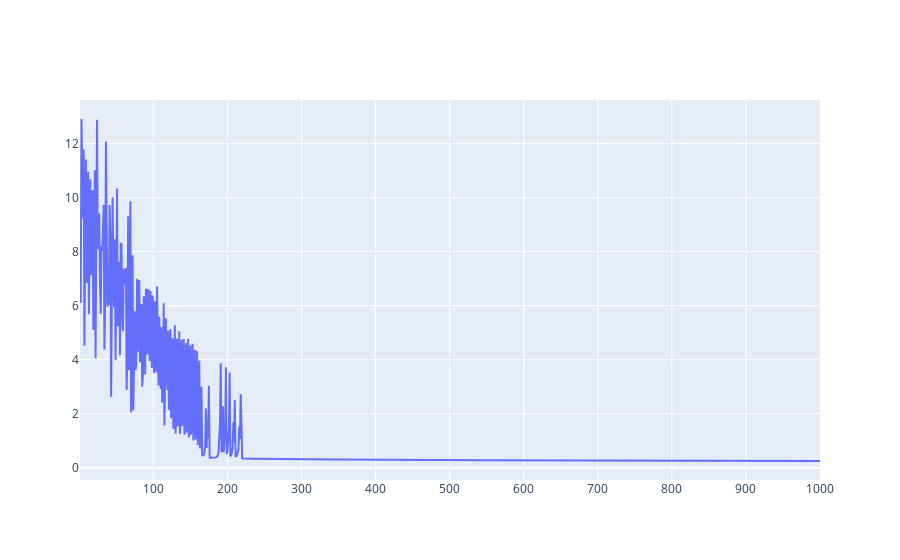

The code cell stored with this chart in its notebook:
### Code cell
losses = pd.DataFrame(sorting_hat.losses)
fig = go.Figure()
fig.add_trace(go.Line(x = losses['step'], y = losses['train_loss']))
fig.show()

### Figure 1 — Plotly figure (JSON) as saved in the notebook; plotly's stock layout.template omitted (floating-point values rounded to 4 significant figures; data arrays with more than 128 entries replaced by an {"elided": "..."} marker saying what was removed)
{"data": [{"type": "scatter", "x": {"elided": "1000 int values"}, "y": {"elided": "1000 float values"}}], "layout": {}}
